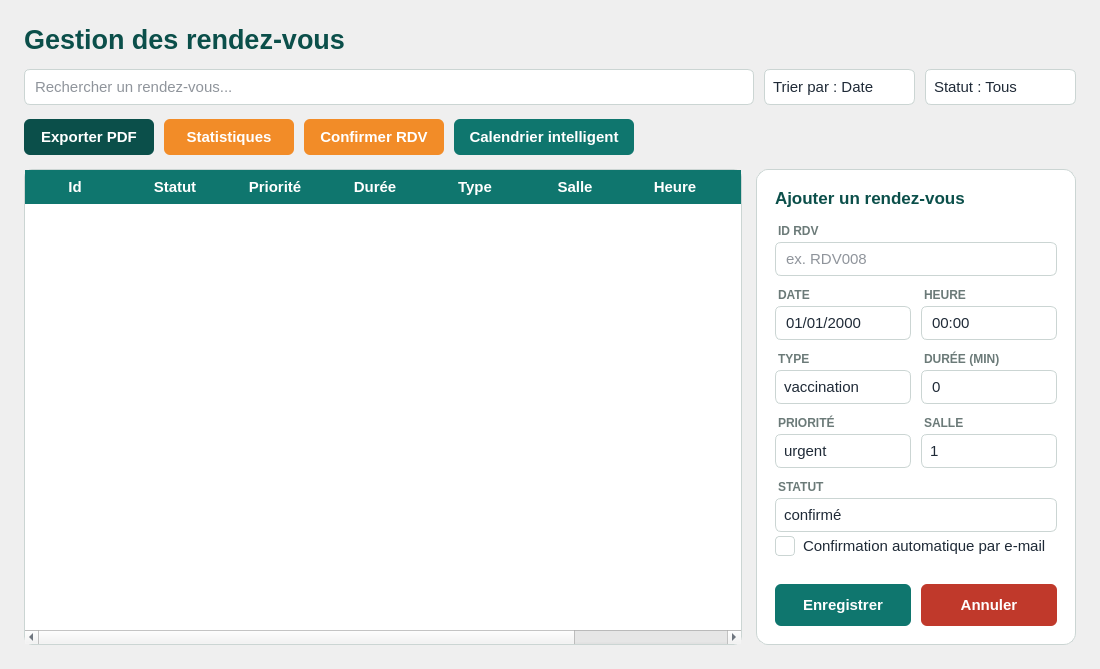
<widget class="QWidget" name="pageRDV"><property name="minimumSize"><size><width>1100</width><height>0</height></size></property><property name="styleSheet"><string notr="true">QWidget {
            font-family: "Arial";
            font-size: 11pt;
            color: #1F2A37;
        }
        #pageRDV {
            background-color: #F4F8F7;
        }
        #labelTitrePageRdv {
            font-size: 20pt;
            font-weight: bold;
            color: #0B4F4A;
        }
        QLineEdit, QComboBox, QPlainTextEdit, QDateEdit, QTimeEdit, QSpinBox {
            background-color: #FFFFFF;
            border: 1px solid #CBD5D3;
            border-radius: 6px;
            padding: 5px 8px;
        }
        QLineEdit:focus, QComboBox:focus, QPlainTextEdit:focus, QDateEdit:focus, QTimeEdit:focus, QSpinBox:focus {
            border: 2px solid #0F766E;
        }
        QLineEdit:read-only {
            background-color: #EAF2F1;
            color: #5C6B69;
        }
        QComboBox::drop-down {
            border: none;
            width: 24px;
        }
        QComboBox QAbstractItemView {
            background-color: #FFFFFF;
            border: 1px solid #CBD5D3;
            selection-background-color: #CDEAE6;
            selection-color: #1F2A37;
            outline: none;
        }
        QCheckBox {
            spacing: 8px;
        }
        QCheckBox::indicator {
            width: 18px;
            height: 18px;
            border: 1px solid #CBD5D3;
            border-radius: 4px;
            background-color: #FFFFFF;
        }
        QCheckBox::indicator:checked {
            background-color: #0F766E;
            border: 1px solid #0F766E;
        }
        QScrollBar:vertical {
            background: #F4F8F7;
            width: 10px;
            margin: 2px;
        }
        QScrollBar::handle:vertical {
            background: #CBD5D3;
            border-radius: 5px;
            min-height: 24px;
        }
        QScrollBar::handle:vertical:hover {
            background: #9AA6A4;
        }
        QScrollBar::add-line:vertical, QScrollBar::sub-line:vertical {
            height: 0px;
        }
        #btnModifierLigne {
            background-color: #2F6FB3;
            color: #FFFFFF;
            font-size: 10pt;
            font-weight: bold;
            border: none;
            border-radius: 6px;
            padding: 0 12px;
        }
        #btnModifierLigne:hover { background-color: #255A93; }
        #btnSupprimerLigne {
            background-color: #C0392B;
            color: #FFFFFF;
            font-size: 10pt;
            font-weight: bold;
            border: none;
            border-radius: 6px;
            padding: 0 12px;
        }
        #btnSupprimerLigne:hover { background-color: #A5311F; }
        #pushButtonStatistiquesRdv {
            background-color: #F28C28;
            color: #FFFFFF;
            font-weight: bold;
            border: none;
            border-radius: 6px;
        }
        #pushButtonStatistiquesRdv:hover { background-color: #E07B16; }
        #pushButtonExporterPdfRdv {
            background-color: #0B4F4A;
            color: #FFFFFF;
            font-weight: bold;
            border: none;
            border-radius: 6px;
        }
        #pushButtonExporterPdfRdv:hover { background-color: #083E3A; }
        #pushButtonEnregistrerRdv {
            background-color: #0F766E;
            color: #FFFFFF;
            font-size: 11pt;
            font-weight: bold;
            border: none;
            border-radius: 6px;
        }
        #pushButtonEnregistrerRdv:hover { background-color: #0C5F58; }
        #pushButtonAnnulerRdv {
            background-color: #C0392B;
            color: #FFFFFF;
            font-size: 11pt;
            font-weight: bold;
            border: none;
            border-radius: 6px;
        }
        #pushButtonAnnulerRdv:hover { background-color: #A5311F; }
        #pushButtonCalendrierRdv {
            background-color: #0F766E;
            color: #FFFFFF;
            font-weight: bold;
            border: none;
            border-radius: 6px;
        }
        #pushButtonCalendrierRdv:hover { background-color: #0C5F58; }
        #frameDetailRdv {
            background-color: #FFFFFF;
            border: 1px solid #CBD5D3;
            border-radius: 12px;
        }
        #labelDetailTitreRdv {
            font-size: 13pt;
            font-weight: bold;
            color: #0B4F4A;
        }
        #labelChampIdRdv, #labelChampDateRdv, #labelChampHeureRdv, #labelChampTypeRdv, #labelChampDureeRdv, #labelChampPrioriteRdv, #labelChampSalleRdv, #labelChampStatutRdv {
            font-size: 9pt;
            font-weight: bold;
            color: #6B7A78;
        }
        QTableWidget {
            background-color: #FFFFFF;
            border: 1px solid #CBD5D3;
            border-radius: 8px;
            gridline-color: #E3EAE9;
        }
        QHeaderView::section {
            background-color: #0F766E;
            color: #FFFFFF;
            font-weight: bold;
            padding: 6px 4px;
            border: none;
        }
        QTableWidget::item {
            padding: 4px;
        }
        QTableWidget::item:selected {
            background-color: #CDEAE6;
            color: #1F2A37;
        }
        #pushButtonConfirmerRdv {
            background-color: #F28C28;
            color: #FFFFFF;
            font-weight: bold;
            border: none;
            border-radius: 6px;
        }
        #pushButtonConfirmerRdv:hover { background-color: #E07B16; }
        #labelChampIdRdv, #labelChampDateRdv, #labelChampHeureRdv, #labelChampTypeRdv,
        #labelChampDureeRdv, #labelChampPrioriteRdv, #labelChampSalleRdv, #labelChampStatutRdv {
            padding-top: 8px;
        }
        QDateEdit::drop-down {
            border: none;
            width: 24px;
        }
        QDateEdit::down-arrow, QComboBox::down-arrow {
            image: url(:/images/arrow_down.png);
            width: 9px;
            height: 6px;
        }
        QSpinBox, QTimeEdit {
            padding-right: 22px;
        }
        QSpinBox::up-button, QTimeEdit::up-button {
            subcontrol-origin: border;
            subcontrol-position: top right;
            width: 20px;
            border: none;
        }
        QSpinBox::down-button, QTimeEdit::down-button {
            subcontrol-origin: border;
            subcontrol-position: bottom right;
            width: 20px;
            border: none;
        }
        QSpinBox::up-arrow, QTimeEdit::up-arrow {
            image: url(:/images/arrow_up.png);
            width: 9px;
            height: 6px;
        }
        QSpinBox::down-arrow, QTimeEdit::down-arrow {
            image: url(:/images/arrow_down.png);
            width: 9px;
            height: 6px;
        }
        #tableWidgetRdv {
            font-size: 10pt;
        }
        #tableWidgetRdv #btnModifierLigne, #tableWidgetRdv #btnSupprimerLigne {
            font-size: 9pt;
            padding: 0 6px;
        }</string></property><layout class="QVBoxLayout" name="verticalLayoutRootRdv"><property name="spacing"><number>14</number></property><property name="leftMargin"><number>24</number></property><property name="topMargin"><number>24</number></property><property name="rightMargin"><number>24</number></property><property name="bottomMargin"><number>24</number></property><item><layout class="QHBoxLayout" name="horizontalLayoutEnteteRdv"><property name="spacing"><number>18</number></property><item><widget class="QLabel" name="labelTitrePageRdv"><property name="text"><string>Gestion des rendez-vous</string></property></widget></item><item><spacer name="spacerEnteteRdv"><property name="orientation"><enum>Qt::Orientation::Horizontal</enum></property><property name="sizeHint" stdset="0"><size><width>40</width><height>20</height></size></property></spacer></item></layout></item><item><layout class="QHBoxLayout" name="horizontalLayoutFiltresRdv"><property name="spacing"><number>10</number></property><item><widget class="QLineEdit" name="lineEditRechercheRdv"><property name="minimumSize"><size><width>0</width><height>36</height></size></property><property name="placeholderText"><string>Rechercher un rendez-vous...</string></property><property name="clearButtonEnabled"><bool>true</bool></property></widget></item><item><widget class="QComboBox" name="comboBoxTriRdv"><property name="minimumSize"><size><width>0</width><height>36</height></size></property><item><property name="text"><string>Trier par : Date</string></property></item><item><property name="text"><string>Trier par : Heure</string></property></item></widget></item><item><widget class="QComboBox" name="comboBoxFiltreStatutRdv"><property name="minimumSize"><size><width>0</width><height>36</height></size></property><item><property name="text"><string>Statut : Tous</string></property></item><item><property name="text"><string>Statut : confirmé</string></property></item><item><property name="text"><string>Statut : annulé</string></property></item></widget></item></layout></item><item><layout class="QHBoxLayout" name="horizontalLayoutBoutonsRdv"><property name="spacing"><number>10</number></property><item><widget class="QPushButton" name="pushButtonExporterPdfRdv"><property name="minimumSize"><size><width>130</width><height>36</height></size></property><property name="cursor"><cursorShape>PointingHandCursor</cursorShape></property><property name="text"><string>Exporter PDF</string></property></widget></item><item><widget class="QPushButton" name="pushButtonStatistiquesRdv"><property name="minimumSize"><size><width>130</width><height>36</height></size></property><property name="cursor"><cursorShape>PointingHandCursor</cursorShape></property><property name="text"><string>Statistiques</string></property></widget></item><item><widget class="QPushButton" name="pushButtonConfirmerRdv"><property name="minimumSize"><size><width>140</width><height>36</height></size></property><property name="cursor"><cursorShape>PointingHandCursor</cursorShape></property><property name="text"><string>Confirmer RDV</string></property></widget></item><item><widget class="QPushButton" name="pushButtonCalendrierRdv"><property name="minimumSize"><size><width>180</width><height>36</height></size></property><property name="cursor"><cursorShape>PointingHandCursor</cursorShape></property><property name="text"><string>Calendrier intelligent</string></property></widget></item><item><spacer name="spacerBoutonsRdv"><property name="orientation"><enum>Qt::Orientation::Horizontal</enum></property><property name="sizeHint" stdset="0"><size><width>40</width><height>20</height></size></property></spacer></item></layout></item><item><layout class="QHBoxLayout" name="horizontalLayoutContenuRdv"><property name="spacing"><number>14</number></property><item><widget class="QTableWidget" name="tableWidgetRdv"><property name="editTriggers"><set>QAbstractItemView::EditTrigger::NoEditTriggers</set></property><property name="alternatingRowColors"><bool>true</bool></property><property name="selectionMode"><enum>QAbstractItemView::SelectionMode::SingleSelection</enum></property><property name="selectionBehavior"><enum>QAbstractItemView::SelectionBehavior::SelectRows</enum></property><property name="showGrid"><bool>true</bool></property><property name="sortingEnabled"><bool>false</bool></property><attribute name="horizontalHeaderDefaultSectionSize"><number>100</number></attribute><attribute name="horizontalHeaderMinimumSectionSize"><number>40</number></attribute><attribute name="horizontalHeaderStretchLastSection"><bool>false</bool></attribute><attribute name="verticalHeaderDefaultSectionSize"><number>46</number></attribute><attribute name="verticalHeaderVisible"><bool>false</bool></attribute><column><property name="text"><string>Id</string></property></column><column><property name="text"><string>Statut</string></property></column><column><property name="text"><string>Priorité</string></property></column><column><property name="text"><string>Durée</string></property></column><column><property name="text"><string>Type</string></property></column><column><property name="text"><string>Salle</string></property></column><column><property name="text"><string>Heure</string></property></column><column><property name="text"><string>Date</string></property></column><column><property name="text"><string>Actions</string></property></column></widget></item><item><widget class="QFrame" name="frameDetailRdv"><property name="minimumSize"><size><width>320</width><height>0</height></size></property><property name="maximumSize"><size><width>340</width><height>16777215</height></size></property><layout class="QVBoxLayout" name="verticalLayoutDetailRdv" stretch="0,0,1,0"><property name="spacing"><number>8</number></property><property name="leftMargin"><number>18</number></property><property name="topMargin"><number>18</number></property><property name="rightMargin"><number>18</number></property><property name="bottomMargin"><number>18</number></property><item><widget class="QLabel" name="labelDetailTitreRdv"><property name="text"><string>Ajouter un rendez-vous</string></property></widget></item><item><layout class="QGridLayout" name="gridLayoutFormRdv"><property name="horizontalSpacing"><number>10</number></property><property name="verticalSpacing"><number>4</number></property><item row="0" column="0" colspan="2"><widget class="QLabel" name="labelChampIdRdv"><property name="text"><string>ID RDV</string></property></widget></item><item row="1" column="0" colspan="2"><widget class="QLineEdit" name="lineEditIdRdv"><property name="minimumSize"><size><width>0</width><height>34</height></size></property><property name="placeholderText"><string>ex. RDV008</string></property></widget></item><item row="2" column="0"><widget class="QLabel" name="labelChampDateRdv"><property name="text"><string>DATE</string></property></widget></item><item row="2" column="1"><widget class="QLabel" name="labelChampHeureRdv"><property name="text"><string>HEURE</string></property></widget></item><item row="3" column="0"><widget class="QDateEdit" name="dateEditRdv"><property name="minimumSize"><size><width>0</width><height>34</height></size></property><property name="calendarPopup"><bool>true</bool></property><property name="displayFormat"><string>dd/MM/yyyy</string></property></widget></item><item row="3" column="1"><widget class="QTimeEdit" name="timeEditRdv"><property name="minimumSize"><size><width>0</width><height>34</height></size></property><property name="displayFormat"><string>HH:mm</string></property></widget></item><item row="4" column="0"><widget class="QLabel" name="labelChampTypeRdv"><property name="text"><string>TYPE</string></property></widget></item><item row="4" column="1"><widget class="QLabel" name="labelChampDureeRdv"><property name="text"><string>DURÉE (MIN)</string></property></widget></item><item row="5" column="0"><widget class="QComboBox" name="comboBoxTypeRdv"><property name="minimumSize"><size><width>0</width><height>34</height></size></property><item><property name="text"><string>vaccination</string></property></item><item><property name="text"><string>toilettage</string></property></item><item><property name="text"><string>controle</string></property></item><item><property name="text"><string>consultation</string></property></item></widget></item><item row="5" column="1"><widget class="QSpinBox" name="spinBoxDureeRdv"><property name="minimumSize"><size><width>0</width><height>34</height></size></property><property name="maximum"><number>600</number></property></widget></item><item row="6" column="0"><widget class="QLabel" name="labelChampPrioriteRdv"><property name="text"><string>PRIORITÉ</string></property></widget></item><item row="6" column="1"><widget class="QLabel" name="labelChampSalleRdv"><property name="text"><string>SALLE</string></property></widget></item><item row="7" column="0"><widget class="QComboBox" name="comboBoxPrioriteRdv"><property name="minimumSize"><size><width>0</width><height>34</height></size></property><item><property name="text"><string>urgent</string></property></item><item><property name="text"><string>trés urgent</string></property></item><item><property name="text"><string></string></property></item></widget></item><item row="7" column="1"><widget class="QComboBox" name="comboBoxSalleRdv"><property name="minimumSize"><size><width>0</width><height>34</height></size></property><item><property name="text"><string>1</string></property></item><item><property name="text"><string>2</string></property></item></widget></item><item row="8" column="0" colspan="2"><widget class="QLabel" name="labelChampStatutRdv"><property name="text"><string>STATUT</string></property></widget></item><item row="9" column="0" colspan="2"><widget class="QComboBox" name="comboBoxStatutRdv"><property name="minimumSize"><size><width>0</width><height>34</height></size></property><item><property name="text"><string>confirmé</string></property></item><item><property name="text"><string>annulé</string></property></item></widget></item><item row="10" column="0" colspan="2"><widget class="QCheckBox" name="checkBoxEmailRdv"><property name="text"><string>Confirmation automatique par e-mail</string></property></widget></item></layout></item><item><spacer name="spacerDetailRdv"><property name="orientation"><enum>Qt::Orientation::Vertical</enum></property><property name="sizeHint" stdset="0"><size><width>20</width><height>20</height></size></property></spacer></item><item><layout class="QHBoxLayout" name="horizontalLayoutActionsRdv"><property name="spacing"><number>10</number></property><item><widget class="QPushButton" name="pushButtonEnregistrerRdv"><property name="minimumSize"><size><width>0</width><height>42</height></size></property><property name="cursor"><cursorShape>PointingHandCursor</cursorShape></property><property name="text"><string>Enregistrer</string></property></widget></item><item><widget class="QPushButton" name="pushButtonAnnulerRdv"><property name="minimumSize"><size><width>0</width><height>42</height></size></property><property name="cursor"><cursorShape>PointingHandCursor</cursorShape></property><property name="text"><string>Annuler</string></property></widget></item></layout></item></layout></widget></item></layout></item></layout></widget>
